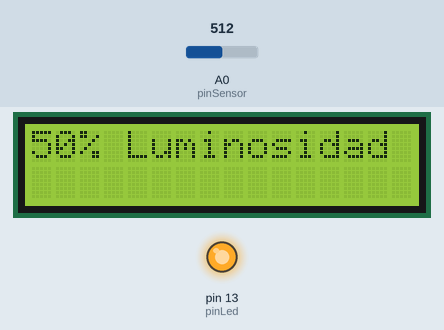
A sketch run on a simulated Arduino Uno, built with avr-gcc and run on an emulated ATmega328P. Parts: 16×2 character LCD, output pins drawn as LEDs (lit = HIGH). Inputs (shaded band) come from the test bench; at power-on: A0 (pinSensor) = 512. What the sketch prints to the serial monitor is not drawn.

Above: at 1.2 s.
1.3 s: A0 (pinSensor) set to 161
At 1.9 s:
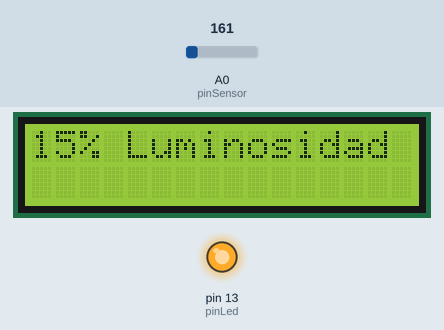
4.3 s: A0 (pinSensor) set to 142
At 5.0 s:
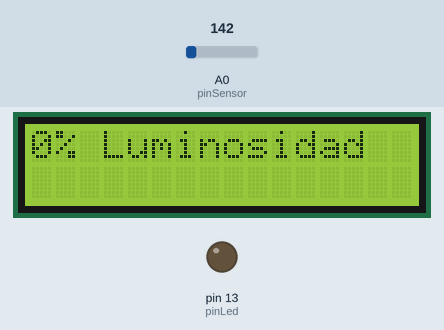
7.1 s: A0 (pinSensor) set to 306
At 7.5 s:
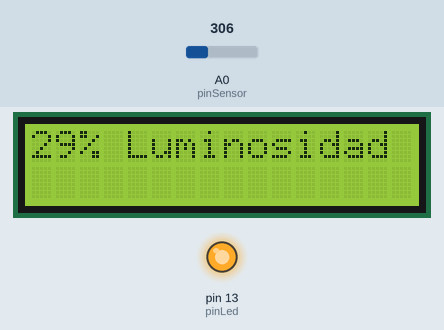
8.6 s: A0 (pinSensor) set to 1011
At 9.0 s:
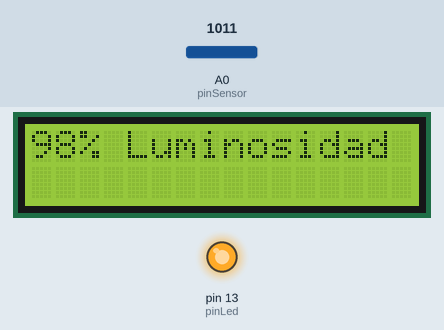
10.1 s: A0 (pinSensor) set to 1023
At 10.5 s:
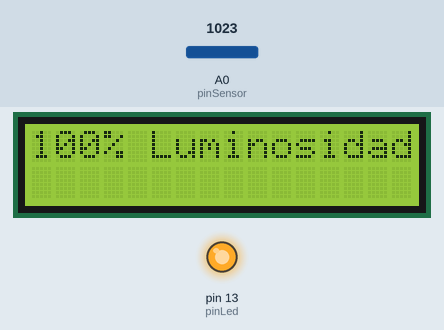
11.6 s: A0 (pinSensor) set to 122
At 12.0 s:
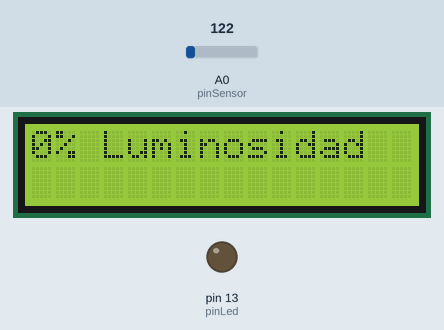
Timing chart, 0 to 14.6 s (numbered marks = the images above; inputs shaded):
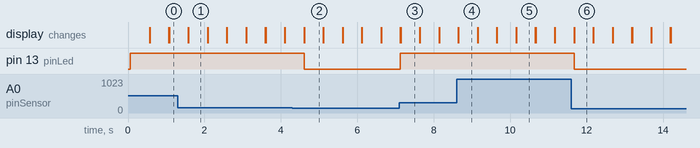

Measured:
- the behaviour switches between 154 and 153 on A0 (pinSensor) (found by bisection; images 1 and 2)
- after the input at 1.3 s, the display: first differs from a run without the input after 0.28 s (image 1)
- after the input at 4.3 s, pin 13 (pinLed): HIGH → LOW after 0.31 s; the display: first differs from a run without the input after 0.31 s (image 2)
- after the input at 7.1 s, pin 13 (pinLed): LOW → HIGH at once; the display: first differs from a run without the input at once (image 3)
- after the input at 8.6 s, the display: first differs from a run without the input at once (image 4)
- after the input at 10.1 s, the display: first differs from a run without the input after 0.06 s (image 5)
- after the input at 11.6 s, pin 13 (pinLed): HIGH → LOW after 0.07 s; the display: first differs from a run without the input after 0.07 s (image 6)

The sketch:

15.ino
```cpp
#include <LiquidCrystal.h>
LiquidCrystal lcd(12, 11, 5, 4, 3, 2);
const int pinSensor = A0; // pin del sensor de luz, va a la pata central del sensor const
int pinLed = 13; // pin para el led
const int umbral = 20; // umbral de la luz, ya en grados centigrados
long valorSensor = 0; // variable para guardar el valor leido del sensor
float temperatura = 0; // variable para guardar la medición de iluminosidad

void setup() { // declaramos el pin del Led de salida
  pinMode(pinLed, OUTPUT); //inicializamos la comunicacion serial
  Serial.begin(9600);
  lcd.begin(16, 2);
}

void loop() { // leemos el valor del sensor
  valorSensor = analogRead(pinSensor);
  valorSensor = valorSensor * 100 / 1023; // modificar el denominador en caso de calibrar
  if(valorSensor < 15){ // estos límites también permiten la calibración
    valorSensor = 0;
  }
  Serial.print("La luminosidad es de: ");
  Serial.print(valorSensor);
  Serial.println(" %");
  if (valorSensor != 0){
    digitalWrite(pinLed, HIGH);
  } else {
    digitalWrite(pinLed, LOW);
  } lcd.print(valorSensor);
  lcd.print("% Luminosidad");
  delay(500);
  lcd.clear();
}
```
